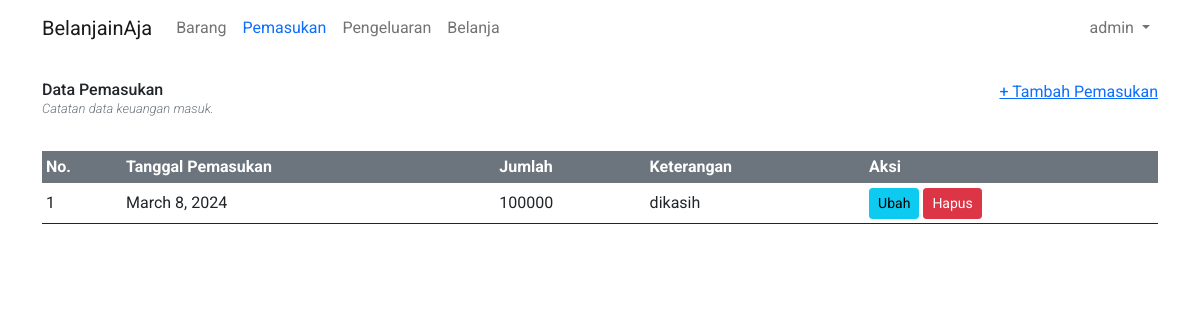
Screenshot of /belanjainaja/deposit/ (signed in) with the database file from the repository.
### belanjainaja/models.py (models this page shows)
class Deposit(models.Model):
    saved_on = models.DateField()
    amount = models.BigIntegerField()
    description = models.CharField(max_length=500, )

### belanjainaja/views/deposit/__init__.py (the view)
# urls.py: path("", views.index, name="index"),
@login_required
def index(request):
    latest_deposit_list = Deposit.objects.all()
    context = {
        "latest_deposit_list": latest_deposit_list
    }
    return render(request, "belanjainaja/deposit/index.html", context=context)

### belanjainaja/templates/belanjainaja/deposit/index.html (shortened to what this page needs)
{% extends "belanjainaja/base.html" %}
{% block content %}
<div class="d-flex justify-content-between mb-3">
  <div>
    <h6 class="mb-0">Data Pemasukan</h6>
    <p class="text-secondary mt-0 fst-italic fw-light" style="font-size: 13px;">Catatan data keuangan masuk.</p>
  </div>
  <a href="{% url 'belanja:deposit.create' %}">+ Tambah Pemasukan</a>
</div>
{% if not latest_deposit_list %}
<p>data not available.</p>
{% else %}
<div class="table-responsive">
  <table class="table table-sm align-middle">
    <thead class="bg-secondary text-white">
      <tr>
        <th>No.</th>
        <th>Tanggal Pemasukan</th>
        <th>Jumlah</th>
        <th>Keterangan</th>
        <th>Aksi</th>
      </tr>
    </thead>
    <tbody class="table-group-divider">
      {% for deposit in latest_deposit_list %}
      <tr>
        <td scope="row">{{forloop.counter}}</td>
        <td>{{deposit.saved_on}}</td>
        <td>{{deposit.amount}}</td>
        <td>{{deposit.description}}</td>
        <td class="d-flex justify-center align-items-center">
          <a href="{% url 'belanja:deposit.update' deposit.id %}" class="btn btn-sm btn-info me-1">Ubah</a>
          <form action="{% url 'belanja:deposit.delete' deposit.id %}" method="POST" class="mb-0">
            <button type="submit" class="btn btn-sm btn-danger">Hapus</button>
          </form>
        </td>
      </tr>
      {% endfor %}
    </tbody>
  </table>
</div>
{% endif %}
{% endblock %}

### belanjainaja/templates/belanjainaja/profile-actions.html (shortened to what this page needs)
<a class="nav-link dropdown-toggle" id="profileDropdown" role="button" data-bs-toggle="dropdown" aria-expanded="false">
  {{request.user.username}}
</a>

### belanjainaja/static/belanjainaja/style.css (style rules this page uses)
body { padding: 0; margin: 0; font-family: 'Roboto'; }

### belanjainaja/templates/belanjainaja/base.html (style rules this page uses)
body { padding: 0; margin: 0; font-family: 'Roboto'; }

### rows the page displays
Deposit: saved_on "March 8, 2024", amount "100000", description "dikasih"

### other values shown
{{ request.user.username }} "admin"
